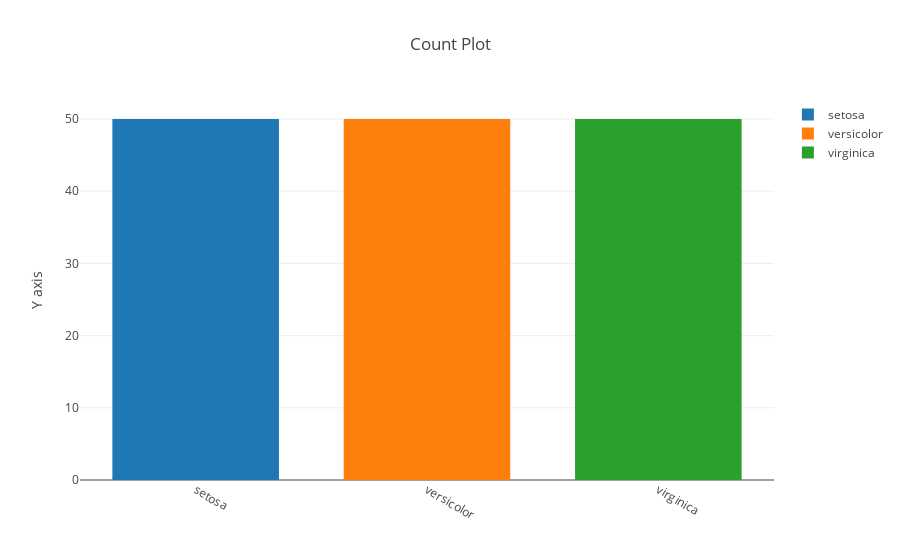

Notebook code cell kept with this figure:
### Markdown cell above
## Bar Plot - Count

### Code cell
def go_barcount(df, col, value):
    gobarcount = go.Histogram(x = df[df[col]==value][col],
                              histfunc = "count",
                              name = value)
    return gobarcount

trace1 = go_barcount(iris, "species", np.unique(iris.species)[0])
trace2 = go_barcount(iris, "species", np.unique(iris.species)[1])
trace3 = go_barcount(iris, "species", np.unique(iris.species)[2])
traces = [trace1, trace2, trace3]
layout = go.Layout(title = 'Count Plot', xaxis=dict(tickangle=30), yaxis = dict(title = 'Y axis'), barmode='group', bargap = 0.2, bargroupgap = 0.1)
fig = go.Figure(data=traces, layout=layout)
# path_html = plotly.offline.plot(fig, filename="output/barcount.html", auto_open=False, show_link=False)
plotly.offline.iplot(fig)

### Figure 1 — Plotly figure (JSON) as saved in the notebook; plotly's stock layout.template omitted (floating-point values rounded to 4 significant figures)
{"data": [{"histfunc": "count", "name": "setosa", "type": "histogram", "uid": "6b297962-fd00-45b0-9717-3fd5bd415994", "x": ["setosa", "setosa", "setosa", "setosa", "setosa", "setosa", "setosa", "setosa", "setosa", "setosa", "setosa", "setosa", "setosa", "setosa", "setosa", "setosa", "setosa", "setosa", "setosa", "setosa", "setosa", "setosa", "setosa", "setosa", "setosa", "setosa", "setosa", "setosa", "setosa", "setosa", "setosa", "setosa", "setosa", "setosa", "setosa", "setosa", "setosa", "setosa", "setosa", "setosa", "setosa", "setosa", "setosa", "setosa", "setosa", "setosa", "setosa", "setosa", "setosa", "setosa"]}, {"histfunc": "count", "name": "versicolor", "type": "histogram", "uid": "f90324fa-1d42-41fc-864e-68c173ceb66b", "x": ["versicolor", "versicolor", "versicolor", "versicolor", "versicolor", "versicolor", "versicolor", "versicolor", "versicolor", "versicolor", "versicolor", "versicolor", "versicolor", "versicolor", "versicolor", "versicolor", "versicolor", "versicolor", "versicolor", "versicolor", "versicolor", "versicolor", "versicolor", "versicolor", "versicolor", "versicolor", "versicolor", "versicolor", "versicolor", "versicolor", "versicolor", "versicolor", "versicolor", "versicolor", "versicolor", "versicolor", "versicolor", "versicolor", "versicolor", "versicolor", "versicolor", "versicolor", "versicolor", "versicolor", "versicolor", "versicolor", "versicolor", "versicolor", "versicolor", "versicolor"]}, {"histfunc": "count", "name": "virginica", "type": "histogram", "uid": "25556441-4ec5-4232-9a18-7412bdc1973b", "x": ["virginica", "virginica", "virginica", "virginica", "virginica", "virginica", "virginica", "virginica", "virginica", "virginica", "virginica", "virginica", "virginica", "virginica", "virginica", "virginica", "virginica", "virginica", "virginica", "virginica", "virginica", "virginica", "virginica", "virginica", "virginica", "virginica", "virginica", "virginica", "virginica", "virginica", "virginica", "virginica", "virginica", "virginica", "virginica", "virginica", "virginica", "virginica", "virginica", "virginica", "virginica", "virginica", "virginica", "virginica", "virginica", "virginica", "virginica", "virginica", "virginica", "virginica"]}], "layout": {"autosize": true, "bargap": 0.2, "bargroupgap": 0.1, "barmode": "group", "title": "Count Plot", "xaxis": {"autorange": true, "range": [-0.5, 2.5], "tickangle": 30, "type": "category"}, "yaxis": {"autorange": true, "range": [0, 52.63], "title": "Y axis"}}}
